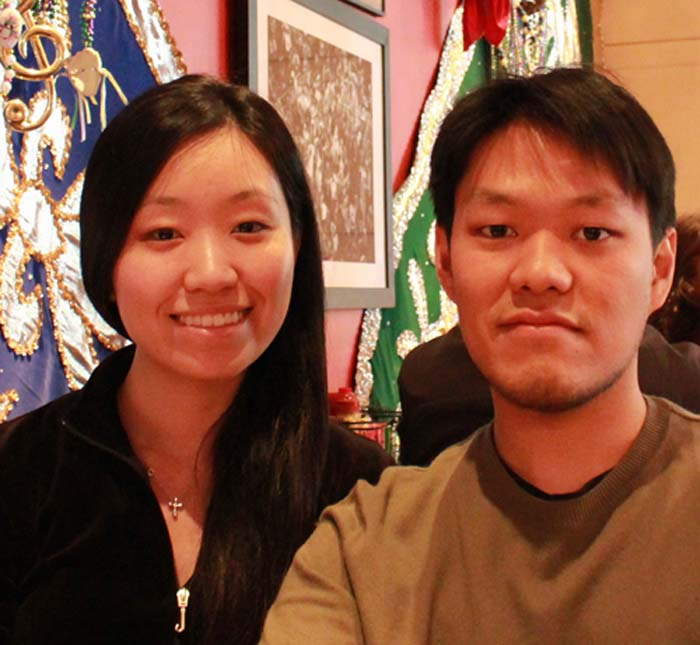
//> input picture Debug/test.jpg, 700 x 645 px
$ ./AgeGuess ../Debug/test.jpg   (built with g++ and OpenCV 4)
//> lines starting //> are read from the running program, lines starting //| are printed output that depends on the picture; after the words box and inside, x2 and y2 are one past the last pixel; in counts of white or black regions, pixels touching at a corner belong together
#include <stdio.h>
#include <string>
#include <cv.h>
#include <cv.h>
#include <cvaux.h>
#include <highgui.h>

using namespace std;

int main(int argc, char** argv) {
	// [5 lines of commented-out code are left out]
	IplImage* img = cvLoadImage(argv[1]);
//> img is the input picture: 645 rows x 700 cols, CV_8UC3; mean B, G, R 61.7, 83.6, 131.3
	IplImage* gray = cvCreateImage(cvSize(img->width, img->height), 8, 1);
	cvCvtColor(img, gray, CV_BGR2GRAY);
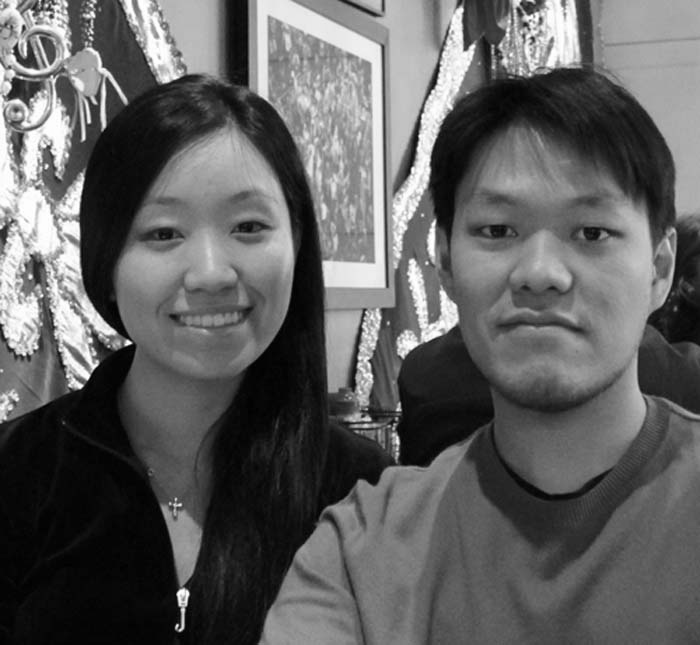
//> gray: 645 rows x 700 cols, CV_8UC1; min 0, max 255, mean 95.4
    cvEqualizeHist(gray, gray);
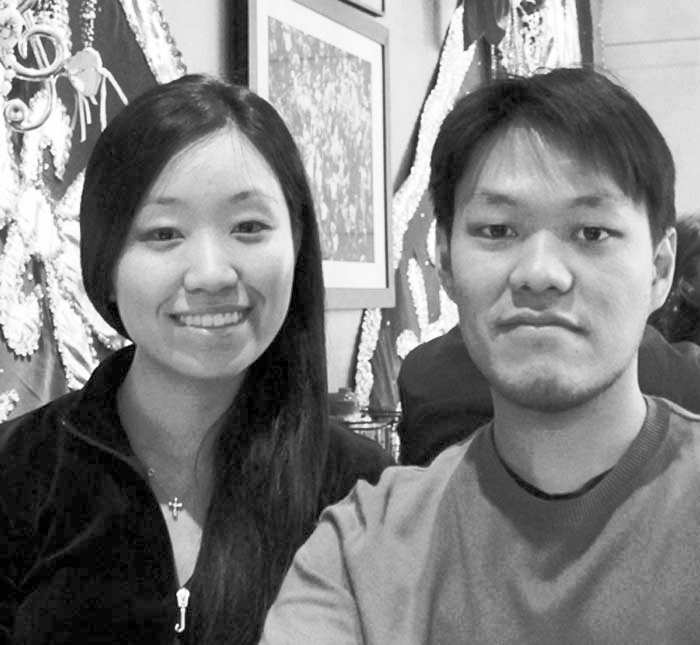
//> gray: 645 rows x 700 cols, CV_8UC1; min 0, max 255, mean 128.2

	string cascade_name = "cascade Data\\haarcascade_frontalface_alt2.xml";
	CvHaarClassifierCascade* cascade = (CvHaarClassifierCascade*) cvLoad(cascade_name.c_str());

	CvMemStorage* storage = cvCreateMemStorage(0);
	CvSeq* faces = cvHaarDetectObjects(gray, cascade, storage, 1.1, 2, 0/*CV_HAAR_DO_CANNY_PRUNING*/, cvSize(30, 30));
//> faces = 3 items

	for(int i = 0; i < faces->total; i++ )
    {
        /* extract the rectangles only */
        CvRect* face_rect = (CvRect*) cvGetSeqElem(faces, i);
        cvRectangle( img, cvPoint(face_rect->x,face_rect->y),
                     cvPoint((face_rect->x+face_rect->width),
                             (face_rect->y+face_rect->height)),
                     CV_RGB(255,0,0), 3 );
    }
//> this loop made 3 passes
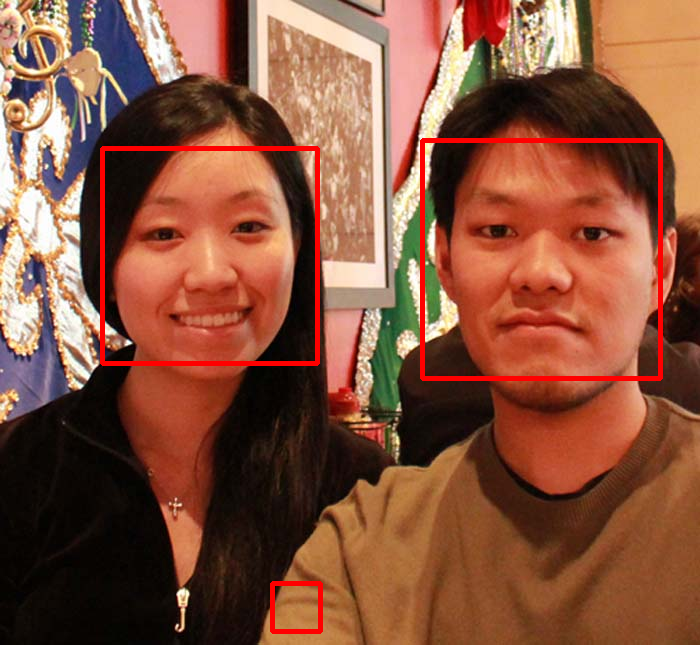
//> img: 645 rows x 700 cols, CV_8UC3; 2.21% of pixels changed, all inside (x1, y1, x2, y2) = (100, 138, 663, 634)
// [7 lines of commented-out code are left out]
	cvNamedWindow("Example1", CV_WINDOW_AUTOSIZE);
	cvShowImage("Example1", img);
	cvWaitKey(0);
	cvReleaseImage(&img);
	cvReleaseImage(&gray);
}
